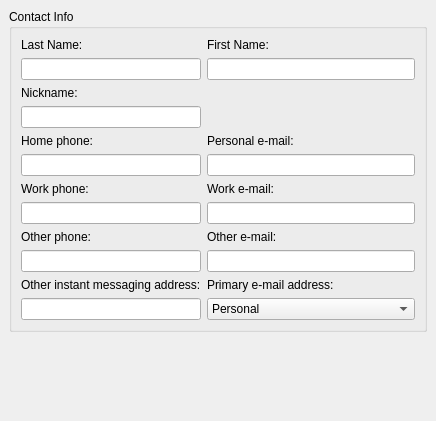
<ui version="4.0" >
 <class>MessengerContactInfoWidget</class>
 <widget class="QWidget" name="MessengerContactInfoWidget" >
  <property name="geometry" >
   <rect>
    <x>0</x>
    <y>0</y>
    <width>436</width>
    <height>421</height>
   </rect>
  </property>
  <layout class="QVBoxLayout" >
   <property name="spacing" >
    <number>6</number>
   </property>
   <property name="leftMargin" >
    <number>9</number>
   </property>
   <property name="topMargin" >
    <number>9</number>
   </property>
   <property name="rightMargin" >
    <number>9</number>
   </property>
   <property name="bottomMargin" >
    <number>9</number>
   </property>
   <item>
    <widget class="QGroupBox" name="contactGroupBox" >
     <property name="windowModality" >
      <enum>Qt::NonModal</enum>
     </property>
     <property name="title" >
      <string>Contact Info</string>
     </property>
     <layout class="QGridLayout" >
      <property name="leftMargin" >
       <number>9</number>
      </property>
      <property name="topMargin" >
       <number>9</number>
      </property>
      <property name="rightMargin" >
       <number>9</number>
      </property>
      <property name="bottomMargin" >
       <number>9</number>
      </property>
      <property name="horizontalSpacing" >
       <number>6</number>
      </property>
      <property name="verticalSpacing" >
       <number>6</number>
      </property>
      <item row="8" column="2" >
       <widget class="QLabel" name="contact_otherEmailLabel" >
        <property name="text" >
         <string>Other e-mail:</string>
        </property>
       </widget>
      </item>
      <item row="9" column="2" colspan="2" >
       <widget class="QLineEdit" name="otherEmailLineEdit" />
      </item>
      <item row="5" column="0" >
       <widget class="QLineEdit" name="homePhoneLineEdit" />
      </item>
      <item row="5" column="2" colspan="2" >
       <widget class="QLineEdit" name="personalEmailLineEdit" />
      </item>
      <item row="4" column="0" >
       <widget class="QLabel" name="contact_homePhoneLabel" >
        <property name="text" >
         <string>Home phone:</string>
        </property>
       </widget>
      </item>
      <item row="7" column="2" colspan="2" >
       <widget class="QLineEdit" name="workEmailLineEdit" >
        <property name="sizePolicy" >
         <sizepolicy vsizetype="Fixed" hsizetype="MinimumExpanding" >
          <horstretch>0</horstretch>
          <verstretch>0</verstretch>
         </sizepolicy>
        </property>
        <property name="readOnly" >
         <bool>true</bool>
        </property>
       </widget>
      </item>
      <item row="4" column="2" >
       <widget class="QLabel" name="contact_personalEmailLabel" >
        <property name="text" >
         <string>Personal e-mail:</string>
        </property>
       </widget>
      </item>
      <item row="3" column="0" >
       <widget class="QLineEdit" name="nickNameEdit" />
      </item>
      <item row="9" column="0" >
       <widget class="QLineEdit" name="otherPhoneLineEdit" />
      </item>
      <item row="1" column="0" >
       <widget class="QLineEdit" name="lastNameEdit" >
        <property name="sizePolicy" >
         <sizepolicy vsizetype="Fixed" hsizetype="Expanding" >
          <horstretch>1</horstretch>
          <verstretch>0</verstretch>
         </sizepolicy>
        </property>
        <property name="readOnly" >
         <bool>true</bool>
        </property>
       </widget>
      </item>
      <item row="7" column="0" >
       <widget class="QLineEdit" name="workPhoneLineEdit" />
      </item>
      <item row="0" column="2" >
       <widget class="QLabel" name="firstNameLabel" >
        <property name="text" >
         <string>First Name:</string>
        </property>
       </widget>
      </item>
      <item row="1" column="2" colspan="2" >
       <widget class="QLineEdit" name="firstNameEdit" >
        <property name="sizePolicy" >
         <sizepolicy vsizetype="Fixed" hsizetype="Expanding" >
          <horstretch>1</horstretch>
          <verstretch>0</verstretch>
         </sizepolicy>
        </property>
        <property name="readOnly" >
         <bool>true</bool>
        </property>
       </widget>
      </item>
      <item row="8" column="0" >
       <widget class="QLabel" name="contact_otherphoneLabel" >
        <property name="text" >
         <string>Other phone:</string>
        </property>
       </widget>
      </item>
      <item row="2" column="0" >
       <widget class="QLabel" name="contactNicknameLabel" >
        <property name="text" >
         <string>Nickname:</string>
        </property>
       </widget>
      </item>
      <item row="0" column="0" >
       <widget class="QLabel" name="lastNameLabel" >
        <property name="text" >
         <string>Last Name:</string>
        </property>
       </widget>
      </item>
      <item row="6" column="2" >
       <widget class="QLabel" name="contact_workemailLabel" >
        <property name="text" >
         <string>Work e-mail:</string>
        </property>
       </widget>
      </item>
      <item row="10" column="0" >
       <widget class="QLabel" name="contact_otherIMLabel" >
        <property name="text" >
         <string>Other instant messaging address:</string>
        </property>
       </widget>
      </item>
      <item row="6" column="0" >
       <widget class="QLabel" name="contact_workphoneLabel" >
        <property name="text" >
         <string>Work phone:</string>
        </property>
       </widget>
      </item>
      <item row="11" column="0" >
       <widget class="QLineEdit" name="otherIMLineEdit" />
      </item>
      <item row="10" column="2" >
       <widget class="QLabel" name="contact_primaryEmailLabel" >
        <property name="text" >
         <string>Primary e-mail address:</string>
        </property>
       </widget>
      </item>
      <item row="11" column="2" colspan="2" >
       <widget class="QComboBox" name="primaryEmailComboBox" >
        <item>
         <property name="text" >
          <string>Personal</string>
         </property>
        </item>
        <item>
         <property name="text" >
          <string>Work</string>
         </property>
        </item>
        <item>
         <property name="text" >
          <string>Other</string>
         </property>
        </item>
        <item>
         <property name="text" >
          <string>Instant Message Address</string>
         </property>
        </item>
       </widget>
      </item>
     </layout>
    </widget>
   </item>
   <item>
    <spacer>
     <property name="orientation" >
      <enum>Qt::Vertical</enum>
     </property>
     <property name="sizeType" >
      <enum>QSizePolicy::Expanding</enum>
     </property>
     <property name="sizeHint" >
      <size>
       <width>51</width>
       <height>16</height>
      </size>
     </property>
    </spacer>
   </item>
  </layout>
 </widget>
 <layoutdefault spacing="6" margin="11" />
 <pixmapfunction>qPixmapFromMimeSource</pixmapfunction>
 <tabstops>
  <tabstop>lastNameEdit</tabstop>
  <tabstop>firstNameEdit</tabstop>
  <tabstop>workEmailLineEdit</tabstop>
 </tabstops>
 <resources/>
 <connections/>
</ui>
